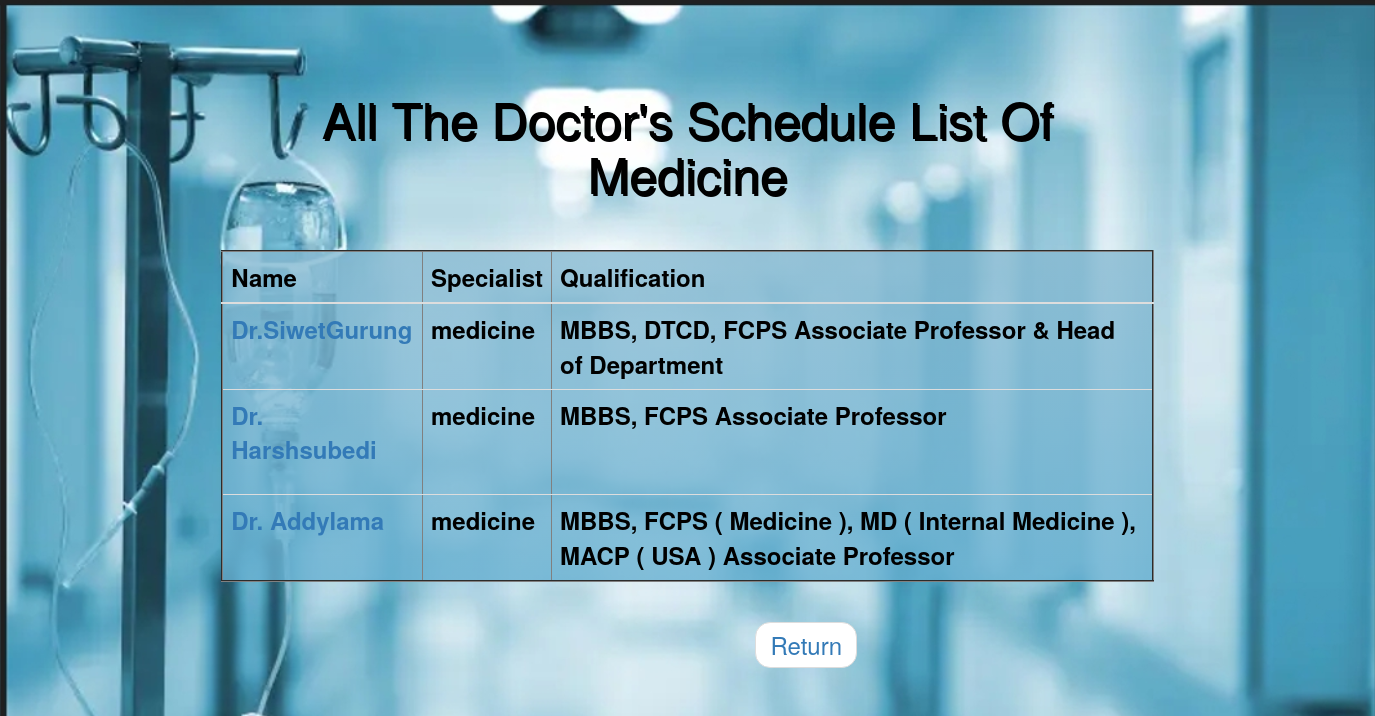
Screenshot of /doclist/medicine.php with the database file from the repository.
### tables this page shows
CREATE TABLE `doctor` (
  `id` int(100) NOT NULL,
  `f_name` varchar(500) NOT NULL,
  `l_name` varchar(500) NOT NULL,
  `email` varchar(500) NOT NULL,
  `contact` varchar(500) NOT NULL,
  `specialist` varchar(500) NOT NULL,
  `qualification` varchar(500) NOT NULL,
  `DOB` date NOT NULL,
  `gender` varchar(500) NOT NULL,
  `bmdc_reg_num` int(11) NOT NULL,
  `address` text NOT NULL,
  `pswd` varchar(500) NOT NULL,
  `date` date NOT NULL,
  `permission` varchar(500) NOT NULL
);

### doclist/medicine.php (the view, shortened to what this page needs)
<!DOCTYPE html >
<html >
<head>
  <link rel="stylesheet" href="https://maxcdn.bootstrapcdn.com/bootstrap/3.3.7/css/bootstrap.min.css">
</head>
<body class="container-fluid">
<h1 class="text-monocase text-capitalize text-center text-dark">All The Doctor's Schedule List Of Medicine</h1>
<table border="2"
class="table table-hover table-light">
  <thead>
    <tr>
      <th scope="col" >Name</th>
      <th scope="col" >Specialist</th>
      <th scope="col">Qualification</th>
    </tr>
  </thead>
<?php
include("registration.php");
?><br/>
<?php
$query ="SELECT *
              FROM doctor inner join schedule on schedule.d_id=doctor.id   where permission='approved' AND specialist like'm%' OR permission='Added' AND specialist like'm%' ";
    $run = mysqli_query($conn, $query);
    while($row = mysqli_fetch_array($run))
    {
     echo  "<h3><tr><th><a href='detail.php?s_id={$row['s_id']}'>{$row['f_name']}{$row['l_name']}</a></h3>";
      echo "<h3><th>". $row['specialist'] ." </h3>" ;
        echo "<h3><th>". $row['qualification'] ." </th></tr></h3>";
    }
  ?></table>
<div class="container ">
<ul class="pager font-weight-bold text-monospace">
  <li class="return "><a href="../Our_doctors.php">Return </a></li>
</ul></div>
</body>
</html>

### doclist/medicine.php (style rules this page uses)
h1 { font-size:50px; text-align:center; padding-top:20px; color:black; font-style:inherit; text-shadow: 2px 2px black; }
li { font-size:24px; }
ul { font-size:28px; color:black }
th { color:black; font-size: 24px; }
body { margin:0; padding:0; width:100%; height:100vh; background-image:url(patient-bg.png); background-size:cover; }
table { width: 70%; height:8px; border-radius: 6px; background: linear-gradient(rgba(134, 185, 209, 0.8), rgba(103, 176, 209, 0.8)) center center; }
.container-fluid { width: 70%; height:12%; margin-top: 50px; }

### rows the page displays
doctor: f_name "Dr.Siwet", l_name "Gurung", specialist "medicine", qualification "MBBS, DTCD, FCPS Associate Professor & Head of Department"
doctor: f_name "Dr. Harsh", l_name "subedi", specialist "medicine", qualification "MBBS, FCPS Associate Professor"
doctor: f_name "Dr. Addy", l_name "lama", specialist "medicine", qualification "MBBS, FCPS ( Medicine ), MD ( Internal Medicine ), MACP ( USA ) Associate Professor"
